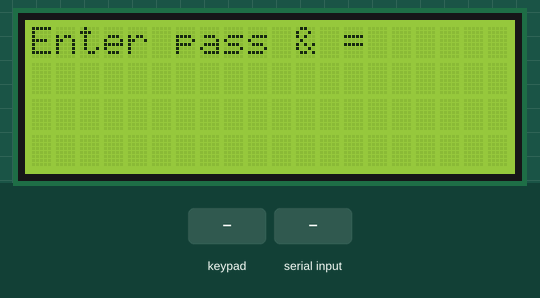
The sketch below on a simulated Arduino Uno, built with avr-gcc and run on an emulated ATmega328P. On the bench: 20×4 character LCD. The test bench sets the inputs (shaded band). What the sketch prints to the serial monitor is not drawn.

Above: at 1.2 s.
1.3 s: keypad keys 1 2 3 4 5 6 = pressed 0.4 s apart
At 2.3 s:
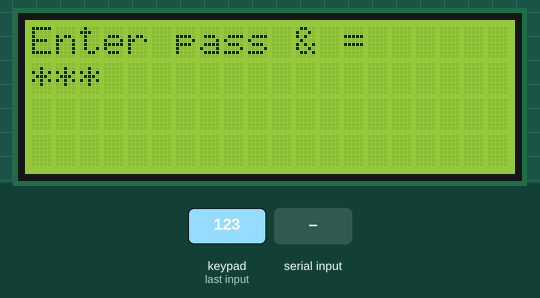
At 4.2 s:
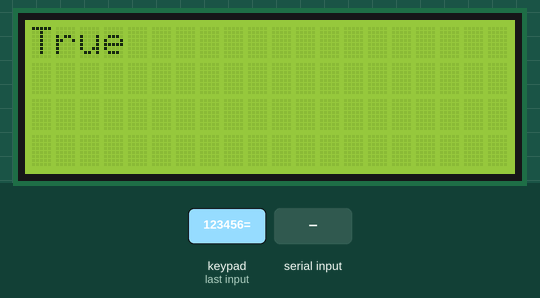
5.6 s: "=" received over Serial
At 8.9 s:
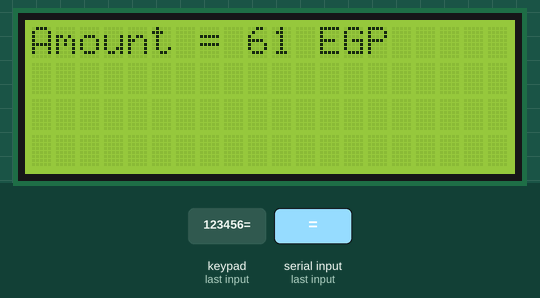
Timing chart, 0 to 10.4 s (numbered marks = the images above; inputs shaded):
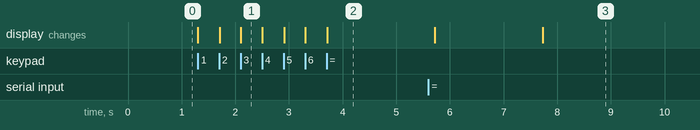

The sketch:

main.ino
```cpp
#include "app.h"

byte key, flag = 0;

void setup()
{
  appInit();
}

void loop()
{
  key = acceptInputFromKeypad();
  switch (verifyPassword(key))
  {
  case CORRECT_PASSWORD:
    flag++;
    startCounting();
  default:
    break;
  }
  if (flag)
  {
    printAmountOfMoney();
    while (1)
      ;
  }
}
```

app.cpp
```cpp
#include "app.h"

#define ROWS 4
#define COLS 4

#define startCountingMachine 0xFF

LiquidCrystal lcd(A0, A1, A2, A3, A4, A5);
static byte rowPins[ROWS] = {2, 3, 4, 5};
static byte colPins[COLS] = {6, 7, 8, 9};
static char keys[ROWS][COLS] = {
    {'7', '8', '9', '/'},
    {'4', '5', '6', '*'},
    {'1', '2', '3', '-'},
    {'c', '0', '=', '+'}};

Keypad keypad = Keypad(makeKeymap(keys), rowPins, colPins, ROWS, COLS);

static byte lcdRowCursorPosition = 0, correctPasswordFlag = 1, inputPasswordLength = 0;
char password[6] = {'1', '2', '3', '4', '5', '6'}; // the password is 123456

void appInit()
{
    lcd.begin(20, 4);
    lcd.print("Enter pass & =");
    Serial.begin(9600);
}

byte acceptInputFromKeypad()
{
    lcd.setCursor(lcdRowCursorPosition, 1);
    return keypad.getKey();
}

byte verifyPassword(byte key)
{
    if (key)
    {
        if (key == '=')
        {
            if (correctPasswordFlag == 0 || inputPasswordLength != 6)
            {
                lcd.clear();
                lcd.print("wrong pass");
                delay(2000);
                lcd.clear();
                lcd.print("try again");
                delay(2000);
                lcd.clear();
                lcd.print("Enter pass & =");
                inputPasswordLength = 0;
                correctPasswordFlag = 1;
                lcdRowCursorPosition = 0;
                return WRONG_PASSWORD;
            }
            else
            {
                lcd.clear();
                lcd.print("True");
                delay(2000);
                lcd.clear();
                lcd.print("welcome <3");
                delay(2000);
                return CORRECT_PASSWORD;
            }
        }
        else
        {
            lcd.print("*");
            if (key != password[lcdRowCursorPosition])
            {
                correctPasswordFlag = 0;
            }
            else
            {
                correctPasswordFlag = 1;
            }
            if (lcdRowCursorPosition == 20)
            {
                lcdRowCursorPosition = 0;
            }
            ++lcdRowCursorPosition;
            ++inputPasswordLength;
        }
    }
    return STILL_VERIFYING;
}

void sendUartFrame(byte data)
{
    Serial.write(startCountingMachine);
}

void startCounting()
{
    sendUartFrame(startCountingMachine);
    lcd.clear();
    lcd.print("Waiting for input...");
}

void printAmountOfMoney()
{
    unsigned short int moneyAmount;
    Serial.end();
    Serial.begin(9600);
    do
    {
        moneyAmount = Serial.read();
    } while (moneyAmount == 65535);
    lcd.clear();
    lcd.print("Amount = ");
    lcd.print(moneyAmount);
    lcd.print(" EGP");
}
```

app.h
```cpp
#ifndef APP_H
#define APP_H

#include <LiquidCrystal.h>
#include <Keypad.h>

#define CORRECT_PASSWORD 0
#define WRONG_PASSWORD 1
#define STILL_VERIFYING 2

void appInit();

byte acceptInputFromKeypad();

byte verifyPassword(byte key);

void sendUartFrame(byte data);

void startCounting();

void printAmountOfMoney();

#endif
```

Measured:
- after the input at 1.3 s, the display: first changes at once (image 1 shows a later state)
- after the input at 5.6 s, the display: first differs from a run without the input after 2.1 s (image 3)
